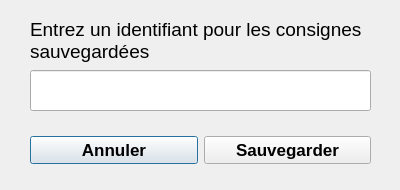
<?xml version="1.0" encoding="UTF-8"?>
<ui version="4.0">
 <class>WindowSavePrompt</class>
 <widget class="QDialog" name="WindowSavePrompt">
  <property name="geometry">
   <rect>
    <x>0</x>
    <y>0</y>
    <width>400</width>
    <height>190</height>
   </rect>
  </property>
  <property name="windowTitle">
   <string>GUI_PEC_Save</string>
  </property>
  <widget class="QLineEdit" name="cb_Save_Name">
   <property name="geometry">
    <rect>
     <x>30</x>
     <y>70</y>
     <width>341</width>
     <height>41</height>
    </rect>
   </property>
  </widget>
  <widget class="QLabel" name="lbl_Enregistrement">
   <property name="geometry">
    <rect>
     <x>30</x>
     <y>10</y>
     <width>341</width>
     <height>61</height>
    </rect>
   </property>
   <property name="font">
    <font>
     <pointsize>14</pointsize>
    </font>
   </property>
   <property name="text">
    <string>Entrez un identifiant pour les consignes sauvegardées</string>
   </property>
   <property name="wordWrap">
    <bool>true</bool>
   </property>
  </widget>
  <widget class="QWidget" name="horizontalLayoutWidget">
   <property name="geometry">
    <rect>
     <x>30</x>
     <y>120</y>
     <width>341</width>
     <height>61</height>
    </rect>
   </property>
   <layout class="QHBoxLayout" name="horizontalLayout">
    <item>
     <widget class="QPushButton" name="btn_Cancel_Save">
      <property name="font">
       <font>
        <pointsize>13</pointsize>
        <weight>75</weight>
        <bold>true</bold>
       </font>
      </property>
      <property name="text">
       <string>Annuler</string>
      </property>
     </widget>
    </item>
    <item>
     <widget class="QPushButton" name="btn_Confirm_Save">
      <property name="font">
       <font>
        <pointsize>13</pointsize>
        <weight>75</weight>
        <bold>true</bold>
       </font>
      </property>
      <property name="text">
       <string>Sauvegarder</string>
      </property>
     </widget>
    </item>
   </layout>
  </widget>
 </widget>
 <resources/>
 <connections/>
</ui>
